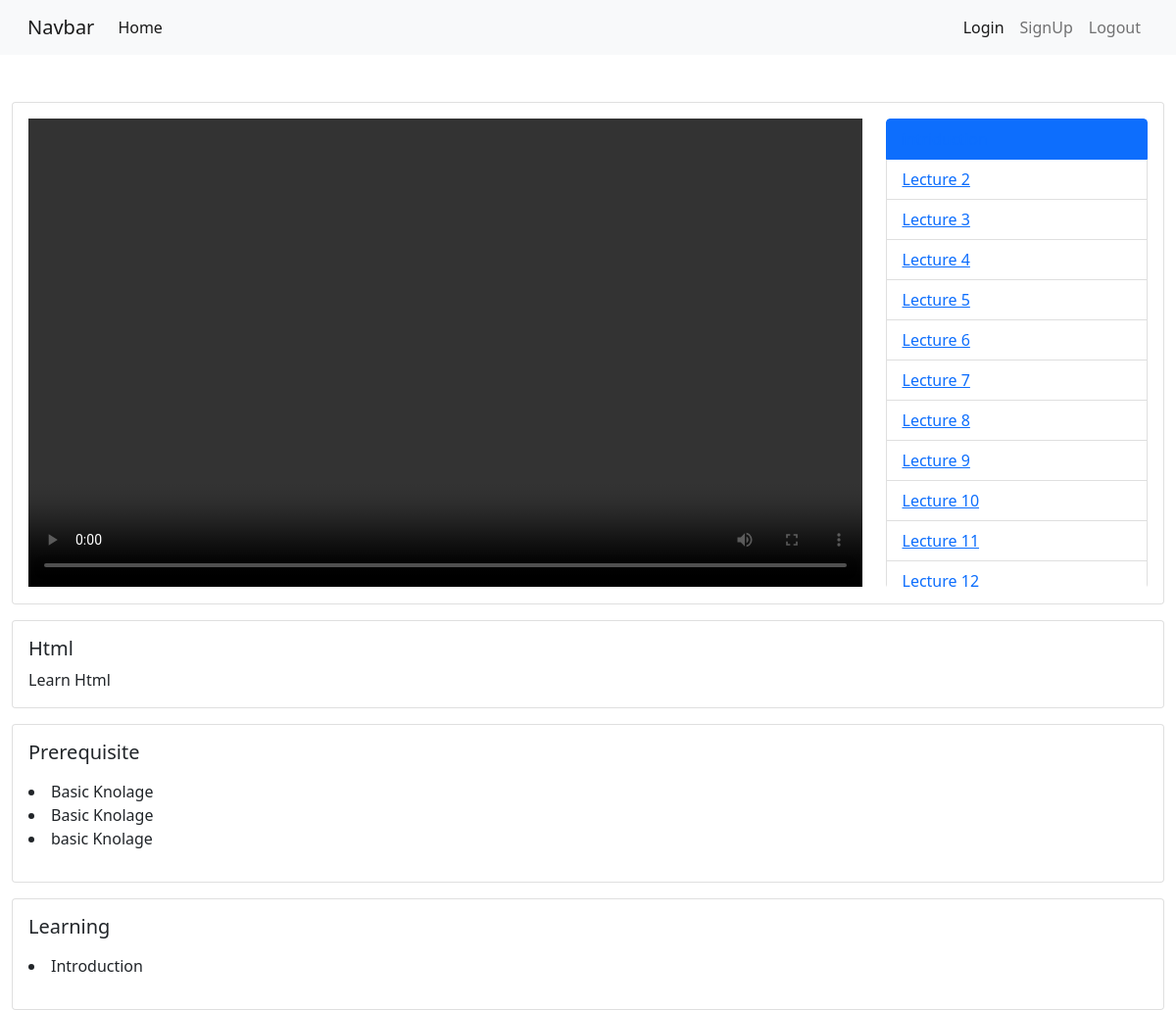
The page /course/Html_Advance on the database its author committed.
### app/models.py (models this page shows, shortened)
class Video(models.Model):
    title=models.CharField(max_length=128,null=False)
    course=models.ForeignKey(Course,on_delete=models.CASCADE)
    serial_number=models.IntegerField(null=False)
    video_id = models.FileField(upload_to="video/")
    is_preview=models.BooleanField(default=False)
    def __str__(self):
        return self.title

class Course(models.Model):
    name=models.CharField(max_length=30,null=False)
    slug=models.CharField(max_length=30,null=True,unique=True)
    description=models.CharField(max_length=30,null=True)
    price=models.IntegerField(null=False)
    discount=models.IntegerField(null=False,default=0)
    active=models.BooleanField(default=False)
    date=models.DateTimeField( auto_now_add=True)
    thumbnail=models.ImageField(upload_to="thumbnail/")
    resource=models.FileField( upload_to="resource/")
    course_length=models.IntegerField(null=False)

class CourseProperty(models.Model):
    description=models.CharField(max_length=30,null=False)
    course=models.ForeignKey(Course,on_delete=models.CASCADE)
    class Meta:
        abstract = True                         # Abstract does not create a class CourseProperty.

class Prerequisite(CourseProperty):
    pass

class Learning(CourseProperty):
   pass

### app/views.py (the view)
# urls.py: path("course/<str:slug>", coursepage, name="coursepage"),
def coursepage(request, slug):
    print(request.user)
    course = Course.objects.get(slug=slug)
    serial_number = request.GET.get("lecture")
    if serial_number is None:
        serial_number = 1
    video = Video.objects.get(serial_number=serial_number, course=course)
    if (request.user.is_authenticated is False) and (video.is_preview is False):
        return redirect("login")
    print(serial_number)
    context = {
        "course": course,
        "video": video,
    }
    return render(request, "course_page.html", context=context)

### app/templates/course_page.html (shortened to what this page needs)
{% extends "base.html" %}
{% load static %}
{% load custom_tag %}
{% load bootstrap4 %}
    {% block content %}
    <div class="container-fluid">
         <div>
                    <br>
                    <br>
                        <div class="card p-3">
                            <div class="row">
                                <div class="col">
                                    <div class="mx-auto">
                                        <video controls id ="player" width='100%'>
                                        <source src="{{video.video_id.url}}" type="video/mp4">
                                        </video>
                                    </div>
                                </div>
                                <div class="col-3">
                                    <ul id = "video_list" class="list-group" style="overflow-y:scroll;">
                                        {% for v in course.video_set.all %}
                                        <li class="list-group-item  {% if v == video %}  active {% endif %}"><a href="?lecture={{v.serial_number}}">{{v}}</a></li>
                                        {% endfor %}
                                     </ul>
                                </div>
                        </div>
                        </div>
                                <div class="mt-3">
                                    <div>
                                        <div class="card">
                                            <div class="card-body">
                                              <h5 class="card-title">{{course.name}}</h5>
                                              <p class="card-text">{{course.description}}</p>
                                            </div>
                                          </div>
                                    </div>
                                </div>
                                <div class="mt-3">
                                    <div>
                                        <div class="card">
                                            <div class="card-body">
                                              <h5 class="card-title">Prerequisite</h5>
                                              <p class="card-text">
                                                    {% for pre in course.prerequisite_set.all %}
                                                    <li class=" ">{{pre.description}}</li>
                                                    {% endfor %}
                                              </p>
                                            </div>
                                          </div>
                                    </div>
                                <div class="mt-3">
                                    <div>
                                        <div class="card">
                                            <div class="card-body">
                                              <h5 class="card-title">Learning</h5>
                                              <p class="card-text">
                                                    {% for pre in course.learning_set.all %}
                                                    <li class=" ">{{pre.description}}</li>
                                                    {% endfor %}
                                              </p>
                                            </div>
                                          </div>
                                    </div>
                                </div>
                </div>
    </div>
    {% endblock %}

### rows shown on the page
Video: title "Lecture 2"
Video: title "Lecture 3"
Video: title "Lecture 4"
Video: title "Lecture 5"
Video: title "Lecture 6"
Video: title "Lecture 7"
Video: title "Lecture 8"
Video: title "Lecture 9"
Video: title "Lecture 10"
Video: title "Lecture 11"
Video: title "Lecture 12"
Course: name "Html", description "Learn Html"
Prerequisite: description "Basic Knolage"
Prerequisite: description "Basic Knolage"
Prerequisite: description "basic Knolage"
Learning: description "Introduction"
